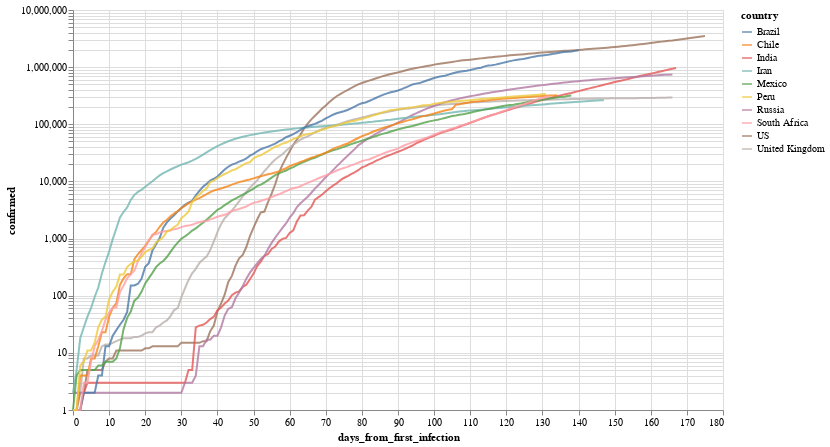

The cell this chart's notebook holds for it:
### Markdown cell above
Por ejemplo, evolución (interactiva!) de los paises con mas infectados

### Code cell
total_confirmed_by_country = global_df.groupby('country').confirmed.max().sort_values(ascending=False)
selected_countries = total_confirmed_by_country[total_confirmed_by_country > 1000].index

plot_df = global_df[
    (global_df.confirmed > 0) & 
    (global_df.country.isin(selected_countries[:10]))
].sort_values('date')

selection = alt.selection_multi(
    fields=['country'], 
    bind='legend', 
    init=[{'country': c} for c in selected_countries[:10]]
)


(
    alt.Chart(plot_df)
       .mark_line()
       .encode(
           x='days_from_first_infection', 
           y=alt.Y('confirmed', scale=alt.Scale(type='log')), 
           color='country',
           opacity=alt.condition(selection, alt.value(.8), alt.value(.05))
       ).add_selection(selection)
        .properties(width=650, height=400)
       
)

### Figure 1 — Vega-Lite specification as saved in the notebook (floating-point values rounded to 4 significant figures; data arrays with more than 128 entries replaced by an {"elided": "..."} marker saying what was removed)
{"config": {"view": {"continuousWidth": 400, "continuousHeight": 300}}, "data": {"name": "data-891a4166e10de120dc94798bef0f8acf"}, "mark": "line", "encoding": {"color": {"type": "nominal", "field": "country"}, "opacity": {"condition": {"value": 0.8, "selection": "selector001"}, "value": 0.05}, "x": {"type": "quantitative", "field": "days_from_first_infection"}, "y": {"type": "quantitative", "field": "confirmed", "scale": {"type": "log"}}}, "height": 400, "selection": {"selector001": {"type": "multi", "fields": ["country"], "bind": "legend", "init": [{"country": "US"}, {"country": "Brazil"}, {"country": "India"}, {"country": "Russia"}, {"country": "Peru"}, {"country": "Chile"}, {"country": "Mexico"}, {"country": "South Africa"}, {"country": "United Kingdom"}, {"country": "Iran"}]}}, "width": 650, "$schema": "https://vega.github.io/schema/vega-lite/v4.8.1.json", "datasets": {"data-891a4166e10de120dc94798bef0f8acf": {"elided": "1506 records"}}}
